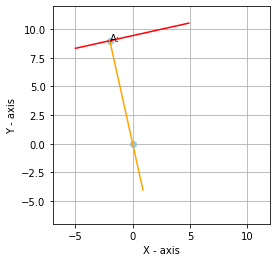

Generate this figure with Python:
# -*- coding: utf-8 -*-
"""Assignment_4.ipynb
Automatically generated by Colaboratory.
Original file is located at
    https://colab.research.google.com/drive/1CeLGvDcb3trqYYoZv8_NM9GcA-onDW-f
"""

#Import the libraries#
import numpy as np 
import matplotlib.pyplot as plt
from sympy import *
''' from matplotlib.pylab import rcParams '''

#To label the points # 
o = [0,0]
x = np.arange(-5,5,0.1)
x1 = np.arange(-2,1,0.1)
m = 2/9
y = (m*x)+ (85/9)
y1 = ((-9/2)*x1)
A = [-2,9]
''' 
rcParams['figure.figsize']=2,4 '''
plt.scatter(A[0],A[1],color='skyblue')
plt.scatter(o[0],o[1],color='skyblue')
plt.annotate("A:", (-2, 9)) 
plt.plot(x,y,color='r')
plt.plot(x1,y1,color='orange')

plt.xlabel('X - axis')
plt.ylabel('Y - axis')
plt.grid()

plt.xlim(-7,12)
plt.ylim(-7, 12)
plt.gca().set_aspect('equal', adjustable='box')
plt.draw()
